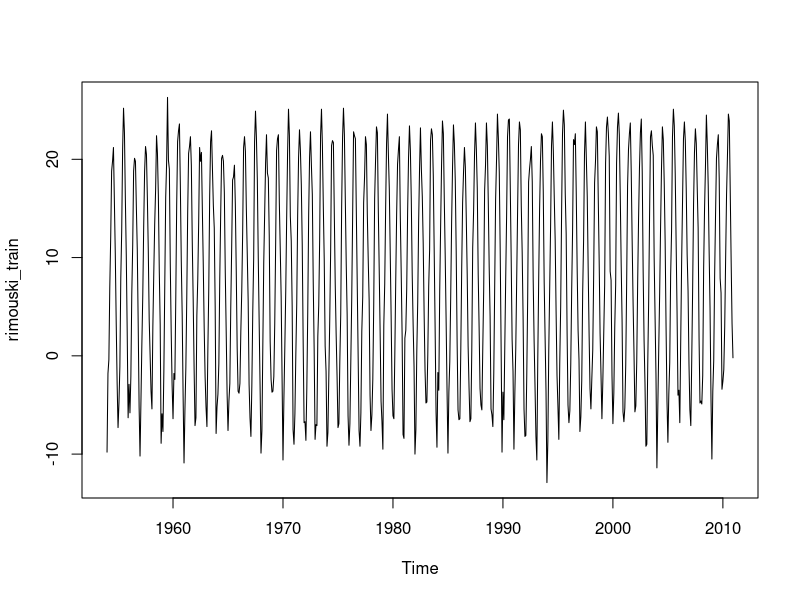
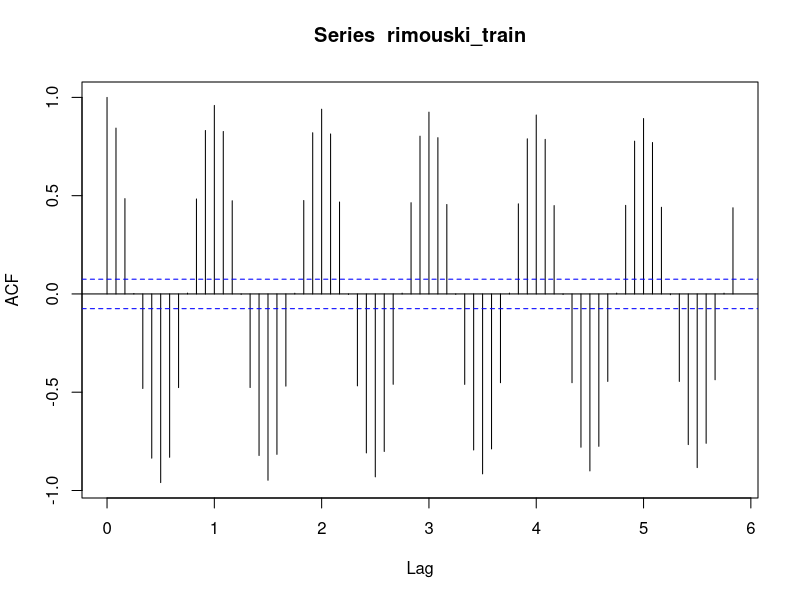
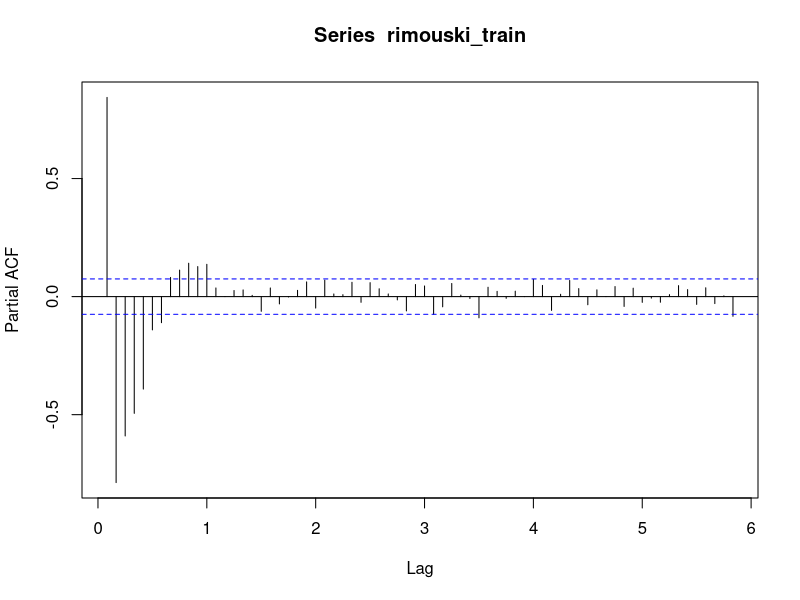
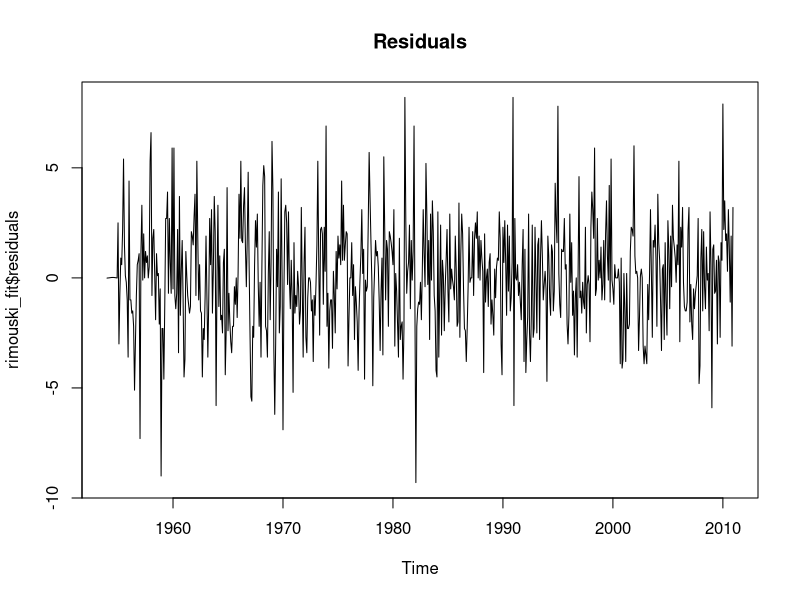
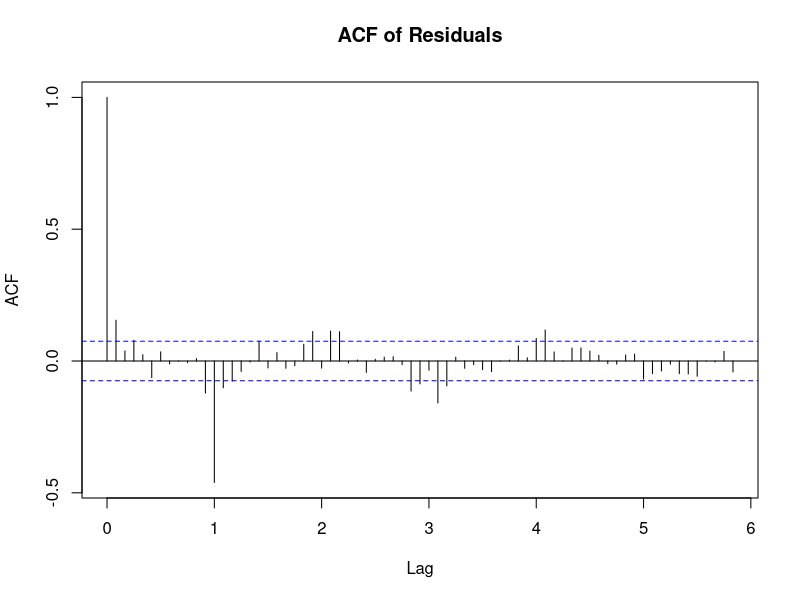
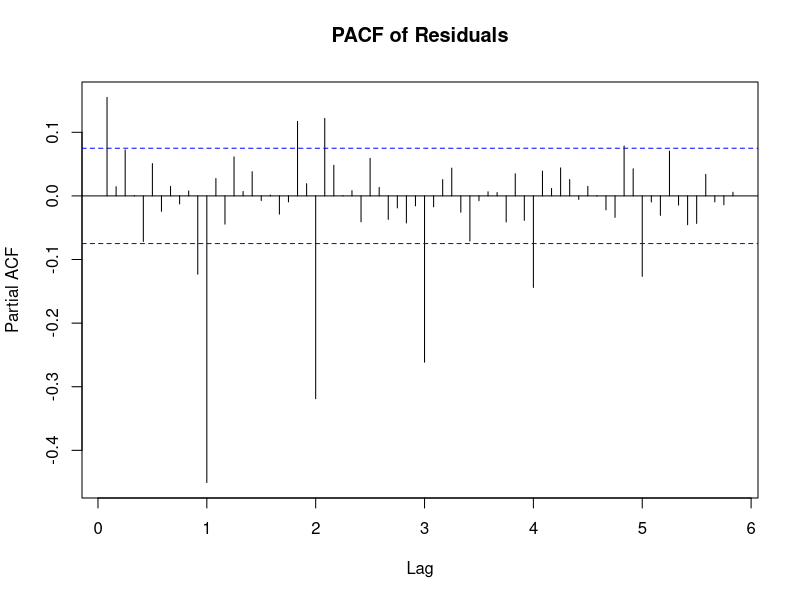
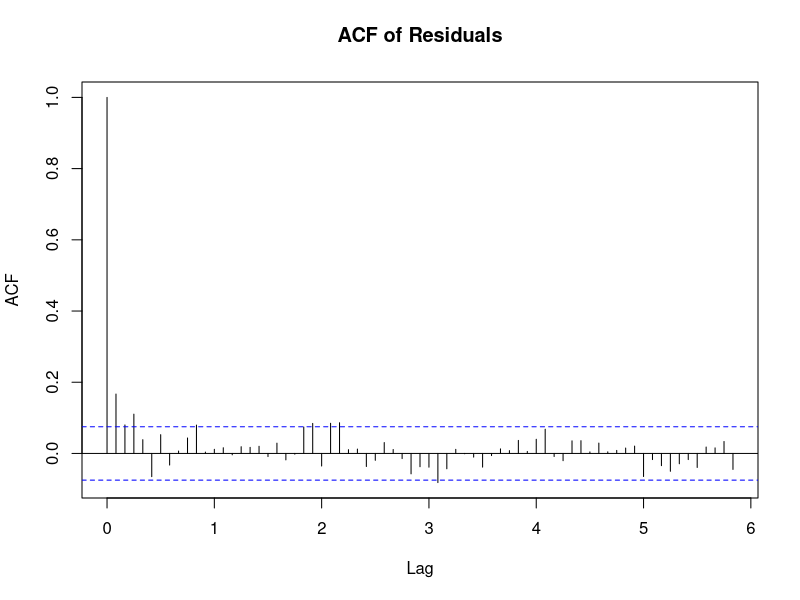
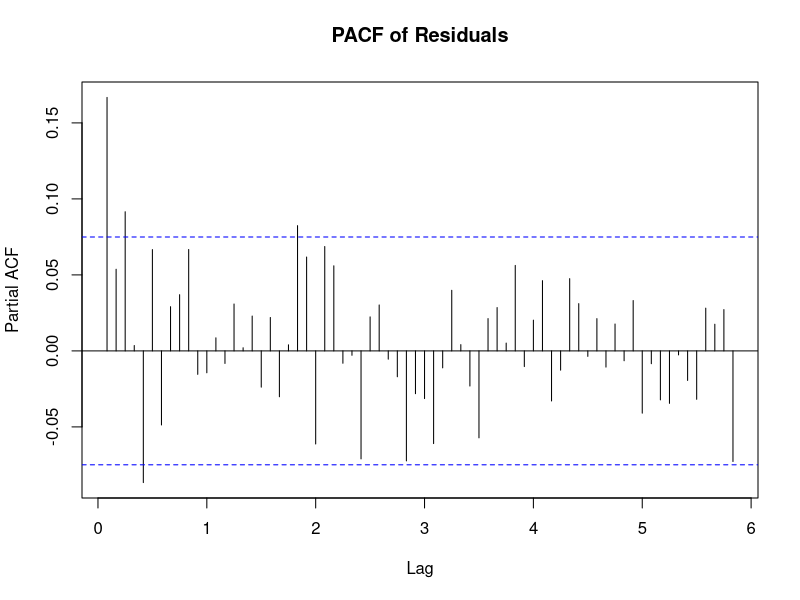

These charts were generated, in order, by the following R code:
## ---- chunk 1
knitr::opts_chunk$set(echo = TRUE)
## ---- chunk 2
rimouski <- read.csv("rimouski.csv", header = TRUE)
mean_max <- ts(rimouski$Mean.Max.Temp, start = c(1954, 1), frequency = 12)
rimouski_train <- window(mean_max, start = c(1954, 1), end = c(2010, 12))
rimouski_test <- window(mean_max, start = c(2011, 1), end = c(2016, 12))
plot(rimouski_train)
acf(rimouski_train, lag.max = 70)
pacf(rimouski_train, lag.max = 70)
## ---- chunk 3
rimouski_fit <- arima(rimouski_train, order = c(0, 0, 0),
                      seasonal = list(order = c(0, 1, 0), period = 12))
## ---- chunk 4
rimouski_fit$sigma2
## ---- chunk 5
plot(rimouski_fit$residuals, main = "Residuals")
acf(rimouski_fit$residuals, lag.max = 70, main = "ACF of Residuals")
pacf(rimouski_fit$residuals, lag.max = 70, main = "PACF of Residuals")
## ---- chunk 6
rimouski_fit2 <- arima(rimouski_train,
                       order = c(0,0,0), 
                       seasonal = list(order = c(0, 1, 1), period = 12))
c(rimouski_fit2$coef, sigma2 = rimouski_fit2$sigma2)
## ---- chunk 7
AIC(rimouski_fit2)
AIC(rimouski_fit)
## ---- chunk 8
acf(rimouski_fit2$residuals, lag.max = 70, main = "ACF of Residuals")
pacf(rimouski_fit2$residuals, lag.max = 70, main = "PACF of Residuals")
## ---- chunk 9
rimouski_fit3 <- arima(rimouski_train, 
                       order = c(1, 0, 0), 
                       seasonal = list(order = c(0, 1, 1), period = 12))
c(rimouski_fit3$coef, sigma2 = rimouski_fit2$sigma2)
## ---- chunk 10
tsdiag(rimouski_fit3, gof.lag = 70)
## ---- chunk 11
AIC(rimouski_fit3)
AIC(rimouski_fit2)
## ---- chunk 12
plot(rimouski_test, 
     main = "Rimouski mean max temperatures", 
     ylab = "Mean max temp (degrees C)")

rimouski_sarima_prediction <- predict(rimouski_fit3, n.ahead = 72)
lines(rimouski_sarima_prediction$pred, type = "l", col = 2)
legend("bottomleft", 
       legend = c("Test dataset", "Predicted values"), 
       col = c(1, 2),
       lwd = 1)
## ---- chunk 13
rimouski_HW <- HoltWinters(rimouski_train)
plot(rimouski_HW$fitted)
rimouski_HW$beta
## ---- chunk 14
plot(rimouski_test, 
     main = "Rimouski mean max temperatures", 
     ylab = "Mean max temp (degrees C)")

rimouski_HW_prediction <- predict(rimouski_HW, n.ahead = 72)

lines(rimouski_sarima_prediction$pred, type = "l", col = 2)
lines(rimouski_HW_prediction, type = "l", col = 3)
legend("bottomleft", legend = 
         c("Test dataset", "SARIMA prediction", "Holt-Winters prediction"), 
       col = c(1, 2, 3),
       lwd = 1)
## ---- chunk 15
mspe_sarima <- sum((rimouski_test - rimouski_sarima_prediction$pred)^2) / 
  length(rimouski_test) 
mspe_hw <- sum((rimouski_test - rimouski_HW_prediction)^2) /
  length(rimouski_test)

c(MSPE_BoxJenkins = mspe_sarima, MSPE_HoltWinters = mspe_hw)
## ---- chunk 16
bynd <- read.table("bynd.txt", header = FALSE, sep = " ")
price <- ts(bynd$V2, start = 1, end = 716)
plot(price, main = "Daily closing price of BYND")
acf(price, lag.max = 200)
pacf(price)
## ---- chunk 17
price_diff <- diff(price)
plot(price_diff)
acf(price_diff)
pacf(price_diff)
## ---- chunk 18
bynd_fit <- arima(price, order = c(0, 1, 0))
bynd_fit$sigma2

var(price_diff)
